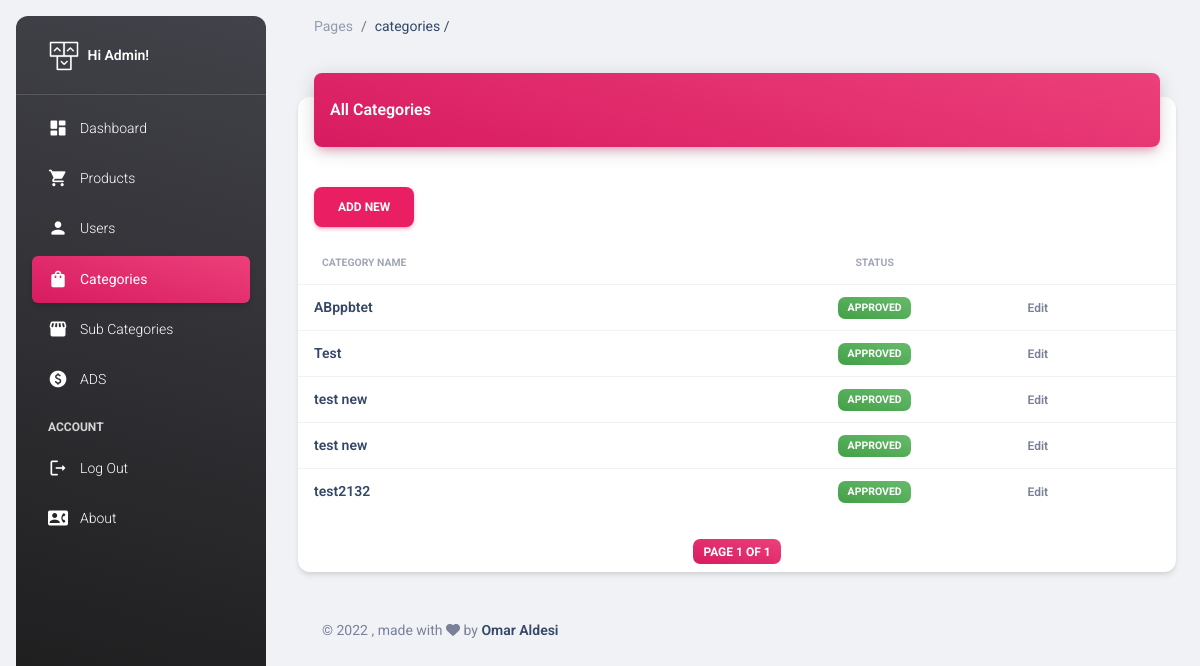
Page /category/ (signed in) on the committed database.
### core/models.py (models this page shows, shortened)
class Category(models.Model):
    name = models.CharField(max_length=500, null=True, blank=True)
    photo = models.CharField(max_length=500, null=True, blank=True)
    status = models.CharField(choices=CATEGORY_STATUS, null=True, blank=True, max_length=100, default='approved')
    fields = models.JSONField(null=True, default=get_default)

### Admin/views.py (the view)
# urls.py: path('category/', views.CategoryPage, name='category'),
@login_required()
def CategoryPage(request):
    page_title = 'categories'
    categories = Category.objects.all().order_by('name')
    paginator = Paginator(categories, 10)
    page_number = request.GET.get('page')
    page_obj = paginator.get_page(page_number)
    context = {
         'page_obj':page_obj,
         'page_title':page_title
    }
    return render(request, 'pages/categories.html', context)

### templates/pages/categories.html (shortened to what this page needs)
{% extends 'base.html' %} {% load exstra_fields %} {% block content %}
<div class="row">
  <div class="col-12">
    <div class="card my-4">
      <div class="card-header p-0 position-relative mt-n4 mx-3 z-index-2">
        <div
          class="bg-gradient-primary shadow-primary border-radius-lg pt-4 pb-3"
        >
          <h6 class="text-white text-capitalize ps-3">All Categories</h6>
        </div>
      </div>
      <div class="card-body px-0 pb-2">
        <div class="table-responsive p-0">
          <table class="table align-items-center mb-0">
            <thead>
              <tr>
                <th
                  class="text-uppercase text-secondary text-xxs font-weight-bolder opacity-7"
                >
                  Category Name
                </th>
                <th
                  class="text-center text-uppercase text-secondary text-xxs font-weight-bolder opacity-7"
                >
                  Status
                </th>
                <th class="text-secondary opacity-7"></th>
                <a
                  href="{% url 'new_category' %}"
                  style="color: white"
                  class="btn btn-primary m-3"
                  >Add New</a
                >
              </tr>
            </thead>
            <tbody>
              {% for i in page_obj %}
              <tr>
                <td>
                  <div class="d-flex px-2 py-1">
                    <div class="d-flex flex-column justify-content-center">
                      <h6 class="mb-0 text-sm">{{i.name}}</h6>
                    </div>
                  </div>
                </td>
                <td class="align-middle text-center text-sm">
                  {% if i.status == 'approved' %}
                  <span class="badge badge-sm bg-gradient-success"
                    >{{i.status}}</span
                  >
                  {% else %}
                  <span class="badge badge-sm bg-gradient-danger"
                    >{{i.status}}</span
                  >
                  {% endif %}
                </td>
                <td class="align-middle">
                  <a
                    href="{% url 'edit_category' i.id %}"
                    class="text-secondary font-weight-bold text-xs"
                    data-toggle="tooltip"
                    data-original-title="Edit user"
                  >
                    Edit
                  </a>
                </td>
              </tr>
              {% endfor %}
            </tbody>
          </table>
          <div class="text-center mt-4">
            <span class="badge badge-sm bg-gradient-primary">
              Page {{ page_obj.number }} of {{ page_obj.paginator.num_pages }}
            </span>
        </div>
      </div>
    </div>
  </div>
</div>
{% endblock content %}

### rows in the picture
Category: name "ABppbtet", status "APPROVED"
Category: name "Test", status "APPROVED"
Category: name "test new", status "APPROVED"
Category: name "test new", status "APPROVED"
Category: name "test2132", status "APPROVED"

### other values in the picture
{{ page_title }} "categories"
{{ page_obj.number }} "1"
{{ page_obj.paginator.num_pages }} "1"
